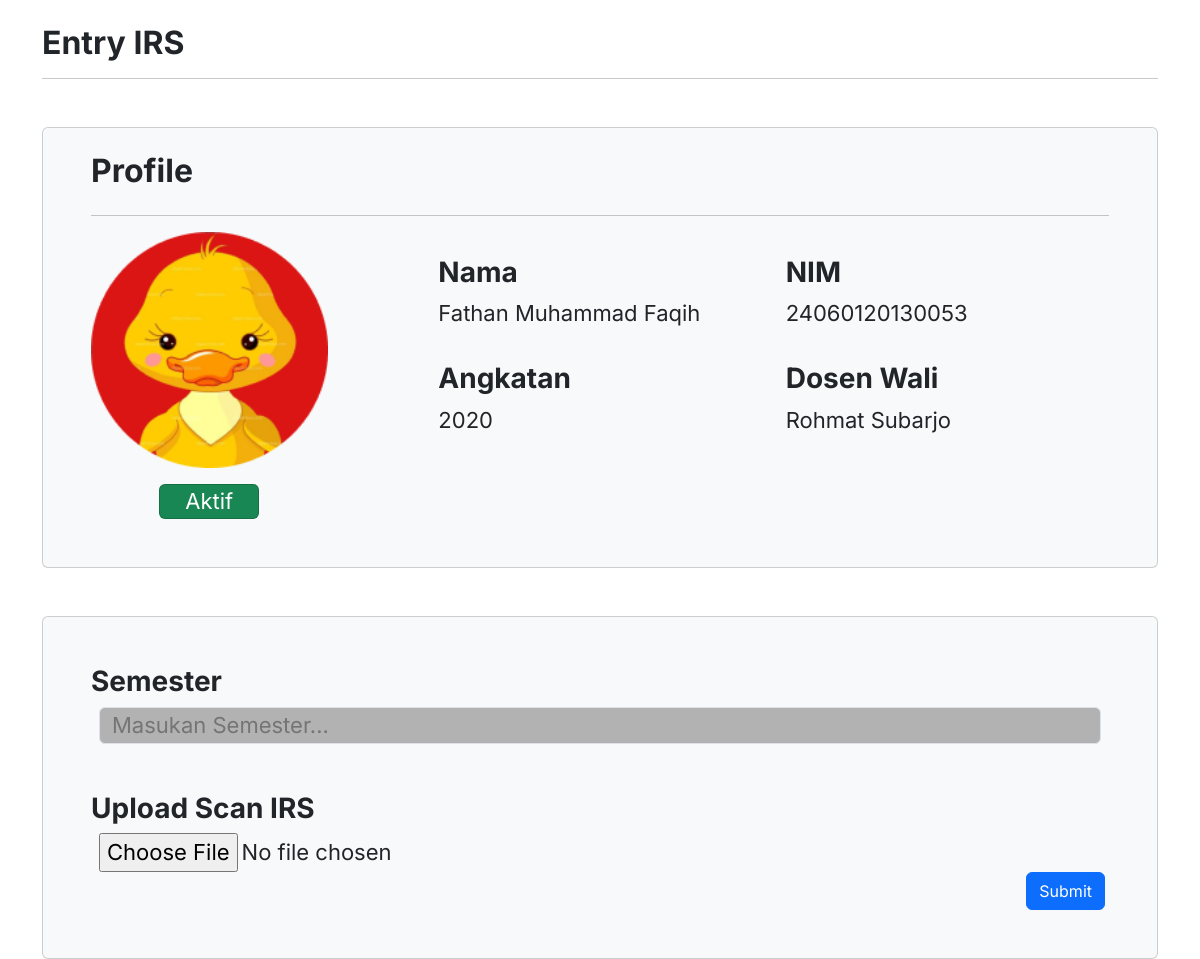
The page /srs3.php (signed in) on the database its author committed.
### tables this page shows
CREATE TABLE `mahasiswa` (
  `nim` varchar(14) NOT NULL,
  `nama` varchar(50) NOT NULL,
  `angkatan` varchar(4) NOT NULL,
  `alamat` varchar(50) NOT NULL,
  `nomor_telp` varchar(15) NOT NULL,
  `email` varchar(30) NOT NULL,
  `kode_kab` varchar(4) NOT NULL,
  `kode_wali` varchar(5) NOT NULL
);

CREATE TABLE `dosen` (
  `kode_wali` varchar(14) NOT NULL,
  `nip` varchar(15) NOT NULL,
  `nama` varchar(20) NOT NULL,
  `email` varchar(30) NOT NULL,
  `nomor_telp` varchar(15) NOT NULL,
  `alamat` varchar(30) NOT NULL
);

### srs3.php (the view, shortened to what this page needs)
<!DOCTYPE html>
<html lang="en">
  <head>
    <link href="https://cdn.jsdelivr.net/npm/bootstrap@5.2.2/dist/css/bootstrap.min.css" rel="stylesheet" />
  </head>
  <body>
    <?php
    require_once('db_login.php');
    ?>
    <div class="container mt-4">
      <h2 class="fw-bold">Entry IRS</h2>
      <hr />
      <div class="card bg-light px-5 pb-5 pt-4 mt-5">
        <h2 class="fw-bold">Profile</h2>
        <hr />
        <div class="row justify-content-between">
          <div class="col-3">
            <div class="card bg-transparent border-0 mx-auto">
              <img src="img/bebekbulet.png" class="img-fluid" />
            </div>
            <div class="card text-center mt-3 mx-auto bg-success text-white" style="width: 14vh; max-width: 100px">
              Aktif
            </div>
          </div>
          <div class="col-8">
            <div class="row mt-4">
              <div class="col-6">
                <h3 class="fw-bold">Nama</h3>
                <?php
                $noinduk = $_SESSION['noinduk'];
                $query = $db->query("SELECT nama FROM mahasiswa where nim ='$noinduk'");
                $data = mysqli_fetch_assoc($query);
                echo "<p>".$data['nama']."</p>"
                ?>
              </div>
              <div class="col-6">
                <h3 class="fw-bold">NIM</h3>
                <?php
                $noinduk = $_SESSION['noinduk'];
                $query = $db->query("SELECT nim FROM mahasiswa where nim ='$noinduk'");
                $data = mysqli_fetch_assoc($query);
                echo "<p>".$data['nim']."</p>"
                ?>
              </div>
            </div>
            <div class="row mt-3">
              <div class="col-6">
                <h3 class="fw-bold">Angkatan</h3>
                <?php
                $noinduk = $_SESSION['noinduk'];
                $query = $db->query("SELECT angkatan FROM mahasiswa where nim ='$noinduk'");
                $data = mysqli_fetch_assoc($query);
                echo "<p>".$data['angkatan']."</p>"
                ?>
              </div>
              <div class="col-6">
                <h3 class="fw-bold">Dosen Wali</h3>
                <?php
                $noinduk = $_SESSION['noinduk'];
                $query = $db->query("SELECT dosen.nama FROM dosen inner join mahasiswa where nim ='$noinduk' and mahasiswa.kode_wali=dosen.kode_wali");
                $data = mysqli_fetch_assoc($query);
                echo "<p>".$data['nama']."</p>"
                ?>
              </div>
            </div>
          </div>
        </div>
      </div>
      <form action="">
        <div class="card mt-5 p-5 bg-light">
          <div class="row">
            <h3 class="fw-bold">Semester</h3>
          </div>
          <div class="row mx-2">
            <input type="text" class="border rounded-2" style="background-color: rgb(178, 178, 178)" placeholder="Masukan Semester..." />
          </div>
          <div class="row">
            <h3 class="fw-bold mt-5">Upload Scan IRS</h3>
          </div>
          <div class="row">
            <input type="file" class="ms-2" />
          </div>
          <div class="row align-self-end">
            <div class="col-2 me-1">
              <button type="submit" class="rounded btn btn-primary">Submit</button>
            </div>
          </div>
        </div>
      </form>
    </div>
  </body>
</html>

### srs3.php (style rules this page uses)
body { font-family: "Inter"; font-size: 22px; }

### rows shown on the page
mahasiswa: nama "Fathan Muhammad Faqih", nim "24060120130053", angkatan "2020"
dosen: nama "Rohmat Subarjo"
